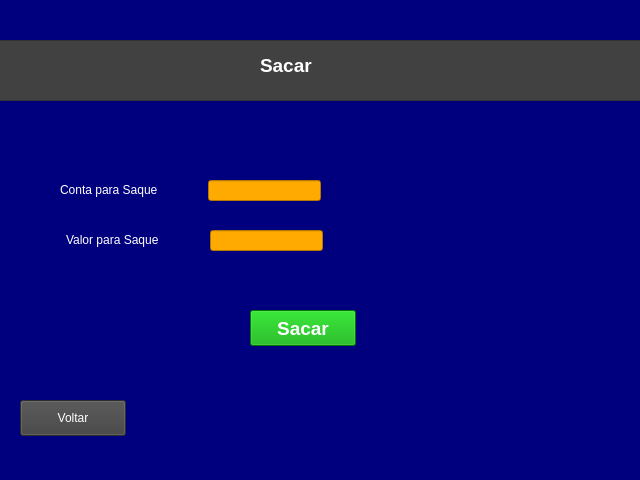
<?xml version="1.0" encoding="UTF-8"?>
<ui version="4.0">
 <class>MainWindow</class>
 <widget class="QMainWindow" name="MainWindow">
  <property name="geometry">
   <rect>
    <x>0</x>
    <y>0</y>
    <width>640</width>
    <height>480</height>
   </rect>
  </property>
  <property name="windowTitle">
   <string>MainWindow</string>
  </property>
  <property name="styleSheet">
   <string notr="true">background-color: rgb(0, 0, 127);</string>
  </property>
  <widget class="QWidget" name="centralwidget">
   <widget class="QLabel" name="label_2">
    <property name="geometry">
     <rect>
      <x>60</x>
      <y>180</y>
      <width>151</width>
      <height>20</height>
     </rect>
    </property>
    <property name="styleSheet">
     <string notr="true">color: rgb(255, 255, 255);</string>
    </property>
    <property name="text">
     <string>Conta para Saque</string>
    </property>
   </widget>
   <widget class="QLabel" name="label_3">
    <property name="geometry">
     <rect>
      <x>66</x>
      <y>230</y>
      <width>131</width>
      <height>20</height>
     </rect>
    </property>
    <property name="styleSheet">
     <string notr="true">color: rgb(255, 255, 255);</string>
    </property>
    <property name="text">
     <string>Valor para Saque</string>
    </property>
   </widget>
   <widget class="QPushButton" name="pushButton">
    <property name="geometry">
     <rect>
      <x>250</x>
      <y>310</y>
      <width>106</width>
      <height>36</height>
     </rect>
    </property>
    <property name="font">
     <font>
      <pointsize>14</pointsize>
      <weight>75</weight>
      <bold>true</bold>
     </font>
    </property>
    <property name="styleSheet">
     <string notr="true">background-color: rgb(0, 170, 0);
color: rgb(255, 255, 255);</string>
    </property>
    <property name="text">
     <string>Sacar</string>
    </property>
   </widget>
   <widget class="QPushButton" name="pushButton_2">
    <property name="geometry">
     <rect>
      <x>20</x>
      <y>400</y>
      <width>106</width>
      <height>36</height>
     </rect>
    </property>
    <property name="styleSheet">
     <string notr="true">background-color: rgb(65, 65, 65);
color: rgb(255, 255, 255);</string>
    </property>
    <property name="text">
     <string>Voltar</string>
    </property>
   </widget>
   <widget class="QLineEdit" name="lineEdit">
    <property name="geometry">
     <rect>
      <x>208</x>
      <y>180</y>
      <width>113</width>
      <height>21</height>
     </rect>
    </property>
    <property name="styleSheet">
     <string notr="true">background-color: rgb(255, 170, 0);</string>
    </property>
   </widget>
   <widget class="QLineEdit" name="lineEdit_2">
    <property name="geometry">
     <rect>
      <x>210</x>
      <y>230</y>
      <width>113</width>
      <height>21</height>
     </rect>
    </property>
    <property name="styleSheet">
     <string notr="true">background-color: rgb(255, 170, 0);</string>
    </property>
   </widget>
   <widget class="QFrame" name="frame">
    <property name="geometry">
     <rect>
      <x>-10</x>
      <y>40</y>
      <width>741</width>
      <height>61</height>
     </rect>
    </property>
    <property name="styleSheet">
     <string notr="true">background-color: rgb(65, 65, 65);</string>
    </property>
    <property name="frameShape">
     <enum>QFrame::StyledPanel</enum>
    </property>
    <property name="frameShadow">
     <enum>QFrame::Raised</enum>
    </property>
    <widget class="QLabel" name="label">
     <property name="geometry">
      <rect>
       <x>270</x>
       <y>10</y>
       <width>121</width>
       <height>31</height>
      </rect>
     </property>
     <property name="font">
      <font>
       <pointsize>14</pointsize>
       <weight>75</weight>
       <bold>true</bold>
      </font>
     </property>
     <property name="styleSheet">
      <string notr="true">color: rgb(255, 255, 255);</string>
     </property>
     <property name="text">
      <string>Sacar</string>
     </property>
    </widget>
   </widget>
  </widget>
  <widget class="QStatusBar" name="statusbar"/>
 </widget>
 <resources/>
 <connections/>
</ui>
